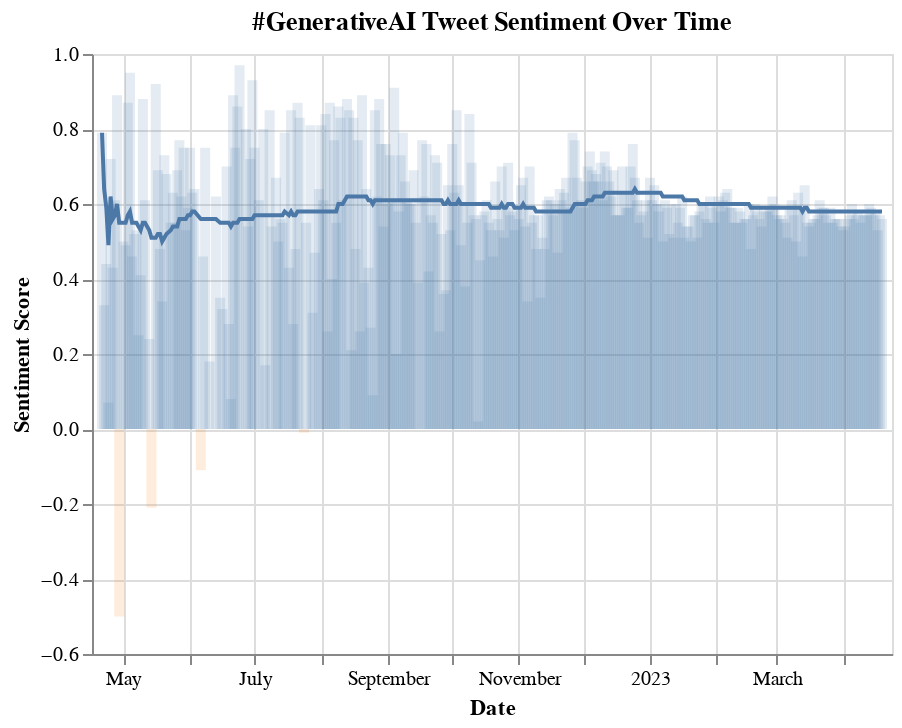

Notebook code cell kept with this figure:
### Markdown cell above
### Chart

### Code cell
chart

### Figure 1 — Vega-Lite specification as saved in the notebook (floating-point values rounded to 4 significant figures; data arrays with more than 128 entries replaced by an {"elided": "..."} marker saying what was removed)
{"config": {"view": {"continuousWidth": 400, "continuousHeight": 300}, "legend": {"disable": true}}, "layer": [{"data": {"name": "data-de2c1551a6a1248852d7e71b76e80a46"}, "mark": "bar", "encoding": {"color": {"field": "Color", "type": "nominal"}, "opacity": {"value": 0.15}, "tooltip": [{"field": "Date", "type": "temporal"}, {"field": "Sentiment Score", "title": "Daily Sentiment Score", "type": "quantitative"}], "x": {"field": "Date", "type": "temporal"}, "y": {"field": "Sentiment Score", "title": "Sentiment Score", "type": "quantitative"}}, "selection": {"selector131": {"type": "interval", "bind": "scales", "encodings": ["x", "y"]}}, "title": "#GenerativeAI Tweet Sentiment Over Time"}, {"data": {"name": "data-befccfb5d50de65f09ee6817e4903ba3"}, "mark": "line", "encoding": {"tooltip": [{"field": "Date", "type": "temporal"}, {"field": "Sentiment Score", "title": "Average Sentiment Over Time", "type": "quantitative"}], "x": {"field": "Date", "type": "temporal"}, "y": {"field": "Sentiment Score", "title": "Sentiment Score", "type": "quantitative"}}, "selection": {"selector132": {"type": "interval", "bind": "scales", "encodings": ["x", "y"]}}, "title": "#GenerativeAI Tweet Sentiment Over Time"}], "$schema": "https://vega.github.io/schema/vega-lite/v4.17.0.json", "datasets": {"data-de2c1551a6a1248852d7e71b76e80a46": {"elided": "341 records"}, "data-befccfb5d50de65f09ee6817e4903ba3": {"elided": "341 records"}}}
